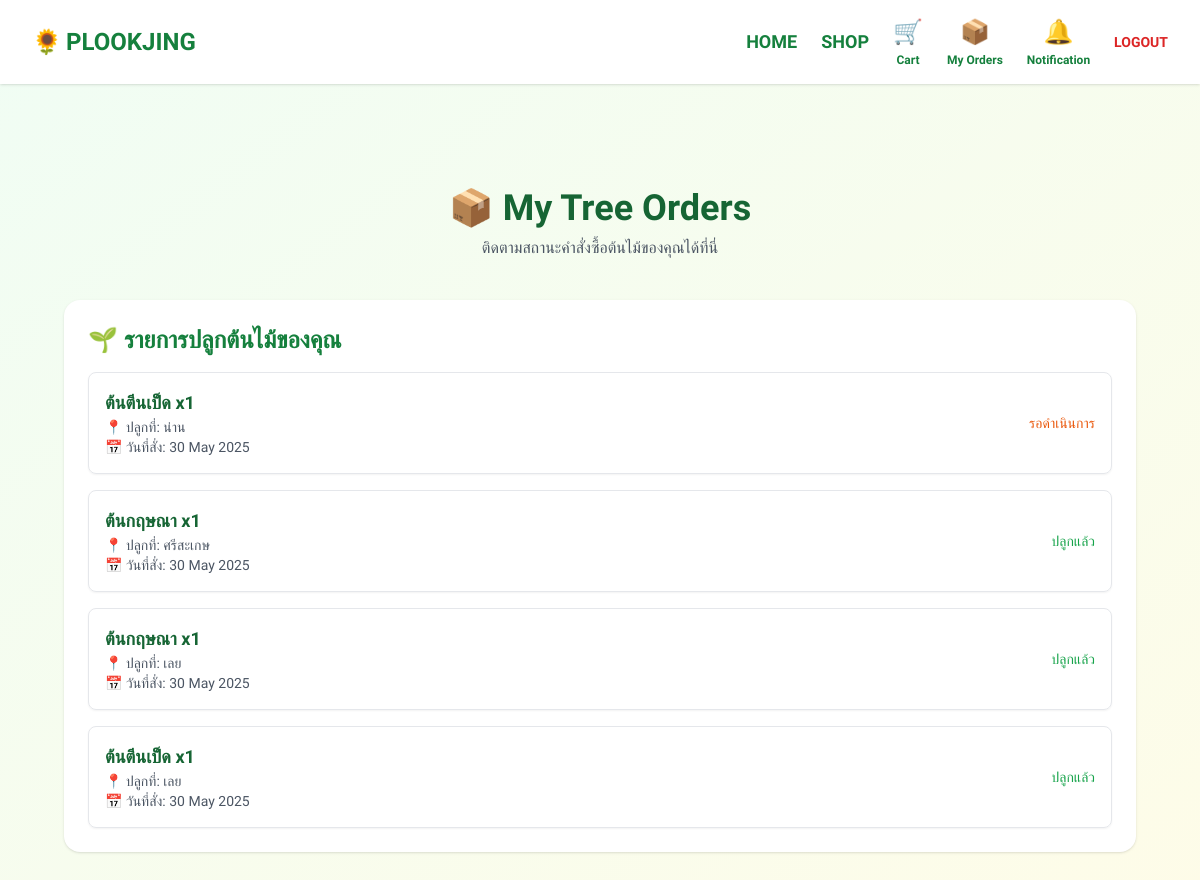
Before: /my-orders/ (signed in) with the older database file.
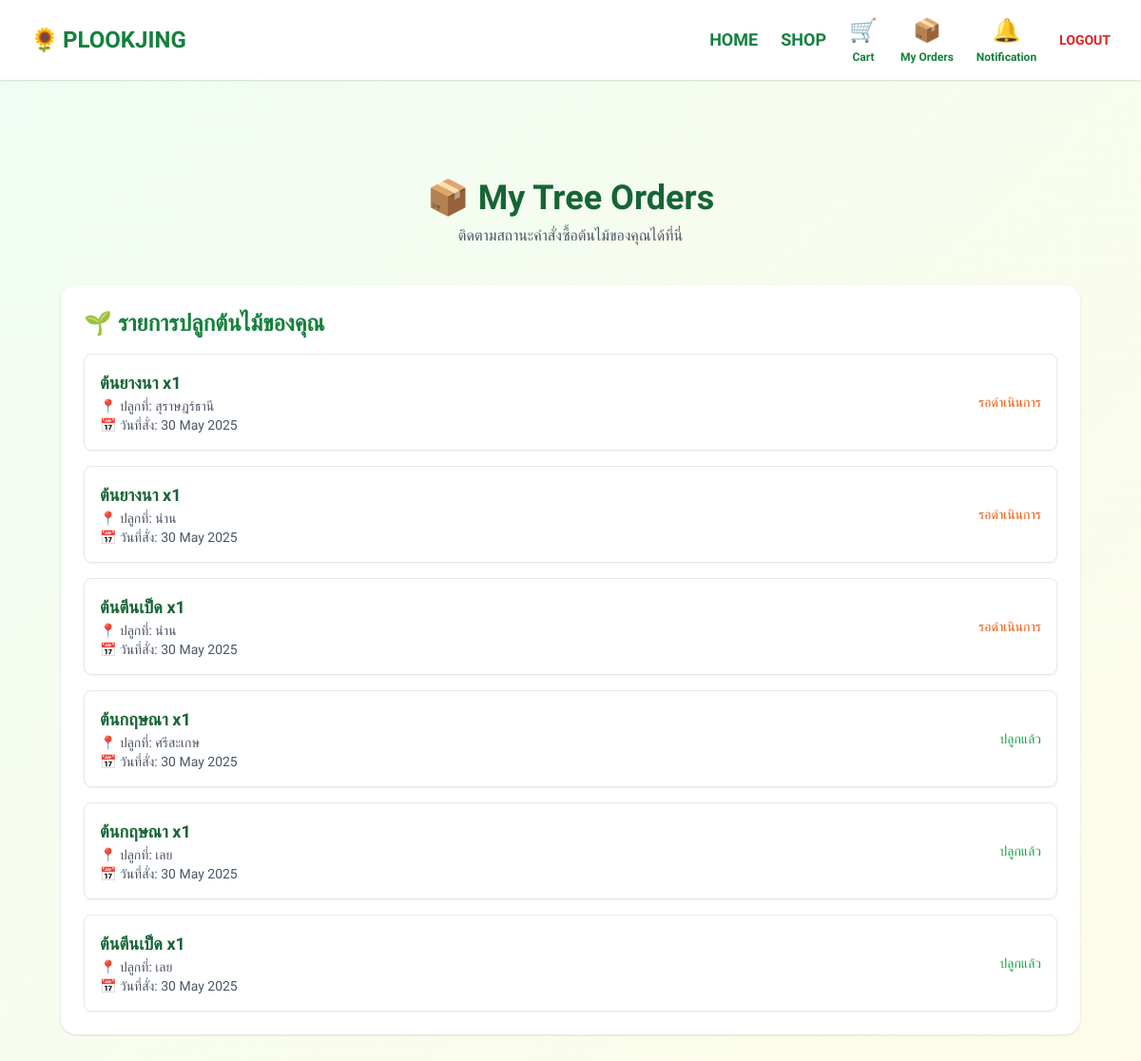
After: the same page with the newer database file.
### myapp/models.py (models this page shows, shortened)
class UserTreeOrder(models.Model):
    STATUS_CHOICES = [
        ('pending', 'รอดำเนินการ'),
        ('planted', 'ปลูกแล้ว'),
    ]
    user = models.ForeignKey(User, on_delete=models.CASCADE)
    tree = models.ForeignKey(Tree, on_delete=models.CASCADE)
    quantity = models.PositiveIntegerField(default=1)
    planting_area = models.ForeignKey(PlantingArea, on_delete=models.SET_NULL, null=True)
    status = models.CharField(max_length=20, choices=STATUS_CHOICES, default='pending')
    order_date = models.DateTimeField(auto_now_add=True)

class Tree(models.Model):
    name = models.CharField(max_length=100)
    description = models.TextField(blank=True)
    image = models.ImageField(upload_to='trees/', blank=True, null=True)
    care_instructions = models.TextField(help_text="วิธีดูแลต้นไม้ เช่น รดน้ำ ใส่ปุ๋ย")
    price = models.DecimalField(max_digits=10, decimal_places=2, default=0.00)

class PlantingArea(models.Model):
    province = models.CharField(max_length=100)
    description = models.TextField(blank=True)
    class Meta:
        verbose_name = "Tree Location"
        verbose_name_plural = "Tree Locations"

### myapp/views.py (the view)
# urls.py: path('my-orders/', views.my_orders, name='my_orders'),
@login_required
def my_orders(request):
    orders = UserTreeOrder.objects.filter(user=request.user).order_by('-order_date')
    return render(request, 'plantapp/my_orders.html', {'orders': orders})

### templates/plantapp/my_orders.html
{% extends 'base.html' %}
{% block content %}
<div class="max-w-6xl mx-auto mt-10 px-4">
  <div class="text-center mb-10">
    <h1 class="text-4xl font-bold text-green-800">📦 My Tree Orders</h1>
    <p class="text-gray-600 mt-2">ติดตามสถานะคำสั่งซื้อต้นไม้ของคุณได้ที่นี่</p>
  </div>
  <div class="bg-white p-6 rounded-2xl shadow">
    <h2 class="text-2xl font-bold text-green-700 mb-4">🌱 รายการปลูกต้นไม้ของคุณ</h2>
    {% if orders %}
      <ul class="space-y-4">
        {% for order in orders %}
          <li class="p-4 border border-gray-200 rounded-lg shadow-sm">
            <div class="flex justify-between items-center">
              <div>
                <p class="text-lg font-semibold text-green-800">{{ order.tree.name }} x{{ order.quantity }}</p>
                <p class="text-sm text-gray-600">📍 ปลูกที่: {{ order.planting_area.province }}</p>
                <p class="text-sm text-gray-600">📅 วันที่สั่ง: {{ order.order_date|date:"d M Y" }}</p>
              </div>
              <span class="text-sm font-medium
                {% if order.status == 'pending' %} text-orange-600
                {% elif order.status == 'planted' %} text-green-600
                {% endif %}">
                {{ order.get_status_display }}
              </span>
            </div>
          </li>
        {% endfor %}
      </ul>
    {% else %}
      <p class="text-gray-500 text-center">ยังไม่มีรายการสั่งปลูกต้นไม้</p>
    {% endif %}
  </div>
</div>
{% endblock %}

Changed rows visible on the page:
added UserTreeOrder: tree.name "ต้นยางนา", quantity "1", planting_area.province "สุราษฎร์ธานี", order_date "30 May 2025", status "รอดำเนินการ"
added UserTreeOrder: tree.name "ต้นยางนา", quantity "1", planting_area.province "น่าน", order_date "30 May 2025", status "รอดำเนินการ"
